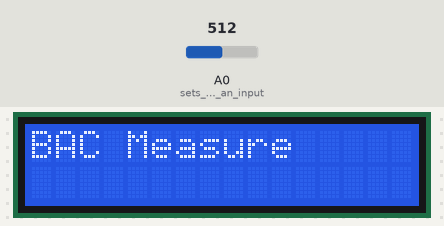
Simulated run of this sketch. Board: Arduino Uno, built with avr-gcc and run on an emulated ATmega328P. Parts: 16×2 character LCD. Inputs (shaded band) come from the test bench; at power-on: A0 (sets_the_pin_as_an_input) = 512.

Above: at 0.1 s.
At 2.1 s:
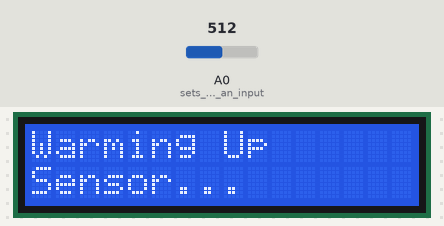
At 22.1 s:
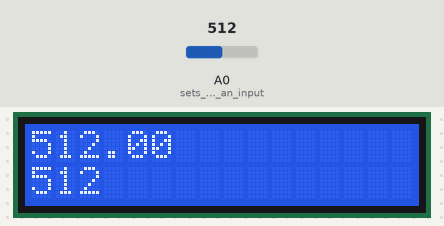

Measured:
- what the display in image 1 shows lasts 20.0 s, from 2.1 s to 22.1 s
- what the display in image 2 shows lasts 7.0 s, from 22.1 s to 29.1 s

The sketch:

Breathalyzer.ino
```cpp
/*When the alcohol molecules in the air meet the electrode that is between aluminum and tin dioxide,
ethanol burns into acetic acid then more current is produced. So the more alcohol molecules there are,
the more current we will get. Because of this current change, we get the different values from the sensor.*/

/* Weakness in the design of the sensor include that moisture in breath can cause a reading by acting as a buffer between the cathode and anode. The sensor also needs a warmup period, tentatively 20 seconds
 *  after this period an initial reading is taken and compared against new readings every 3 seconds. If the reading does not change(no one breathes in) then the return should be a BAC of 0.00%. Sensitivity can be altered by the screw on the sensor.
 *  The sensor has a heater next to the measuring electrode which provides "necessary conditions" for work of the components.

*/

#include <LiquidCrystal_I2C.h>
#include <Wire.h>

#define BACKLIGHT_PIN  3
#define En_pin  2
#define Rw_pin  1
#define Rs_pin  0
#define D4_pin  4
#define D5_pin  5
#define D6_pin  6
#define D7_pin  7


LiquidCrystal_I2C lcd1(0x3F, 2, 1, 0, 4, 5, 6, 7, 3, POSITIVE);  // Set the LCD I2C address

const int switchP=2;               //button
float original;
float result;
bool state = false;

void setup() {

  Serial.begin(9600);
  pinMode(switchP, INPUT_PULLUP);                               //configure button for input
  pinMode(5, INPUT);
  pinMode(A0, INPUT);                                      //sets the pin as an input to the arduino
  lcd1.begin(16,2);                                        // initialize the lcd for 16 chars 2 lines, turn on backlight
  lcd1.clear();
  lcd1.setCursor(0,0);                                     //print welcome message
  lcd1.print("BAC Measure");
  delay(2000);

  int start=millis();
  int count=millis();

  lcd1.clear();
  lcd1.print("Warming Up ");
  lcd1.setCursor(0,1);
  lcd1.print("Sensor...");

  while((count-start)<20000){             //this is used as a warmup period while the heater adjusts to get a more accurate reading.
  count=millis();
  }
  original=analogRead(0);                //original will hold the baseline reading (0.00%BAC) against which all other readings in loop will be compared.
}


void loop() {

 lcd1.clear();
lcd1.print(original);                                 //prints original reading and new value, used for testing
lcd1.setCursor(0,1);
lcd1.print(analogRead(0));
delay(2000);
lcd1.clear();
 //int limit= digitalRead(0);                          //reads the digital value from the alcohol sensor's DOUT pin, can be used to read when there is a high reading
//
//

// state= digitalRead(switchP);
//
//  if(state==false){                                    //press the button to get a BAC reading

    lcd1.clear();
    lcd1.print("Breathe into the sensor for 5 seconds");
    int counter=5;
    int index=0;
         int start=millis();
         int count=millis();

     while((count-start)<5000){
      count=millis();
      lcd1.setCursor(0,1);
      lcd1.print(counter);
//    float sensorReading = analogRead(0);
//    result +=abs(original-sensorReading);
      --counter;     //used for a timer
      ++index;      //tracks the number of readings
     }
//
      result= result/index;       //take the average of the result
//
//     if(result<75){
//      result=.01;
//     }
//     else if(result<150){
//      result=.02;
//     }
//     else if(result<250){
//      result=.03;
//     }
//     else if(result<325){
//      result=.04;
//     }
//     else if(result<450){
//      result=.05;
//     }
//     else if(result<525){
//      result=.06;
//     }
//     else if(result<600){
//      result=.07;
//     }
//     else if(result<700){
//      result=.08;
//     }
//     else if(result<800){
//      result=.09;
//     }
//     else{
//      result=1;
//     }
//
//          if(result==1){
//           lcd1.print("You're waaay too drunk");
//          }
//            else
//             {
//
//              lcd1.print(result);
//              lcd1.print(" %");
//              delay(3000);
//             }
// }


}
```
